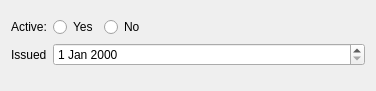
<?xml version="1.0" encoding="UTF-8"?>
<ui version="4.0">
 <class>Systemus::IssuedSecureData</class>
 <widget class="QWidget" name="Systemus::IssuedSecureData">
  <property name="geometry">
   <rect>
    <x>0</x>
    <y>0</y>
    <width>376</width>
    <height>91</height>
   </rect>
  </property>
  <property name="windowTitle">
   <string>Issued Secure Date</string>
  </property>
  <layout class="QFormLayout" name="formLayout">
   <item row="0" column="0" colspan="2">
    <widget class="Systemus::IssuedSecureDataEdit" name="widget" native="true"/>
   </item>
   <item row="1" column="0">
    <widget class="QLabel" name="activeLabel">
     <property name="text">
      <string>Active:</string>
     </property>
    </widget>
   </item>
   <item row="1" column="1">
    <layout class="QHBoxLayout" name="horizontalLayout">
     <item>
      <widget class="QRadioButton" name="radioButton_2">
       <property name="text">
        <string>Yes</string>
       </property>
      </widget>
     </item>
     <item>
      <widget class="QRadioButton" name="radioButton">
       <property name="text">
        <string>No</string>
       </property>
      </widget>
     </item>
     <item>
      <spacer name="horizontalSpacer">
       <property name="orientation">
        <enum>Qt::Horizontal</enum>
       </property>
       <property name="sizeHint" stdset="0">
        <size>
         <width>40</width>
         <height>20</height>
        </size>
       </property>
      </spacer>
     </item>
    </layout>
   </item>
   <item row="2" column="0">
    <widget class="QLabel" name="issuedLabel">
     <property name="text">
      <string>Issued</string>
     </property>
    </widget>
   </item>
   <item row="2" column="1">
    <widget class="QDateEdit" name="issuedOutput"/>
   </item>
  </layout>
 </widget>
 <customwidgets>
  <customwidget>
   <class>Systemus::IssuedSecureDataEdit</class>
   <extends>QWidget</extends>
   <header location="global">SystemusWidgets/issuedsecuredataedit.h</header>
   <container>1</container>
  </customwidget>
 </customwidgets>
 <resources/>
 <connections/>
</ui>
